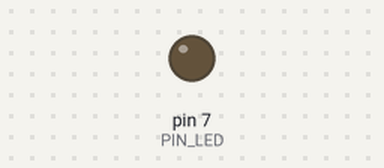
A sketch run on a simulated Arduino Uno, built with avr-gcc and run on an emulated ATmega328P. Parts: output pins drawn as LEDs (lit = HIGH). Dashed ring = blinking.

Above: at 0.5 s.
At 2.05 s:
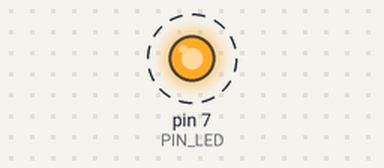
Timing chart, 0 to 3.0 s (numbered marks = the images above):
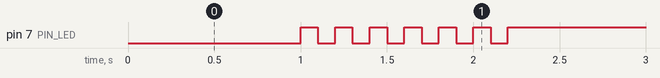

The sketch:

05_practice_2.ino
```cpp
#define PIN_LED 7
unsigned int count, toggle;

void setup() {
  pinMode(PIN_LED, OUTPUT);
  count = 0;
  toggle = 0;
  digitalWrite(PIN_LED, toggle);
}

void loop() {
  delay(1000);

  while (count < 13) {
    count = count + 1 ;
    toggle = toggle_state(toggle);
    digitalWrite(PIN_LED, toggle);
    delay(100);
  }
}

int toggle_state(int toggle) {
  if (toggle == HIGH) {
    return LOW;
  } else {
    return HIGH;
  }
}
```

Measured:
- by itself, pin 7 (PIN_LED): alternates HIGH for 0.10 s and LOW for 0.10 s, 13 changes in all, then stays HIGH
